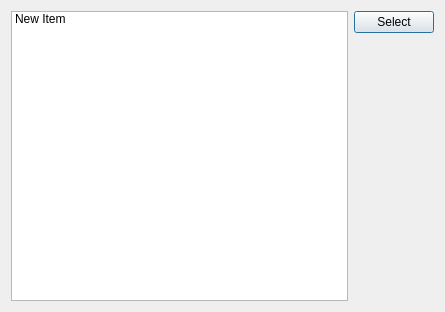
<ui version="4.0" stdsetdef="1" >
  <author></author>
  <comment></comment>
  <exportmacro></exportmacro>
  <class>dSelectRole</class>
  <widget class="QDialog" name="dSelectRole" >
    <property name="geometry" >
      <rect>
        <x>0</x>
        <y>0</y>
        <width>445</width>
        <height>312</height>
      </rect>
    </property>
    <property name="windowTitle" >
      <string>Select role</string>
    </property>
    <layout class="QGridLayout" >
      <item row="0" column="0" >
        <widget class="QListWidget" name="listBox1" >
          <item>
            <property name="text" >
              <string>New Item</string>
            </property>
          </item>
        </widget>
      </item>
      <item row="0" column="1" >
        <layout class="QVBoxLayout" >
          <item>
            <widget class="QPushButton" name="bSelect" >
              <property name="text" >
                <string>Select</string>
              </property>
            </widget>
          </item>
          <item>
            <spacer name="spacer2" >
              <property name="sizeHint" >
                <size>
                  <width>20</width>
                  <height>201</height>
                </size>
              </property>
              <property name="sizeType" >
                <enum>QSizePolicy::Expanding</enum>
              </property>
              <property name="orientation" >
                <enum>Qt::Vertical</enum>
              </property>
            </spacer>
          </item>
        </layout>
      </item>
    </layout>
  </widget>
  <layoutdefault spacing="6" margin="11" />
  <includes>
    <include location="local" >auser.h</include>
    <include location="local" >arole.h</include>
  </includes>
  <connections>
    <connection>
      <sender>bSelect</sender>
      <signal>clicked()</signal>
      <receiver>dSelectRole</receiver>
      <slot>onSelect()</slot>
    </connection>
  </connections>
</ui>
